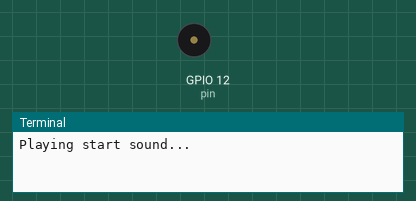
Simulated run of this program. Board: Raspberry Pi (BCM pin numbers). On the bench: buzzer (waves = sounding), the last lines printed to the terminal. Threads take turns every 2 ms.

Above: at 0.5 s.
At 4.15 s:
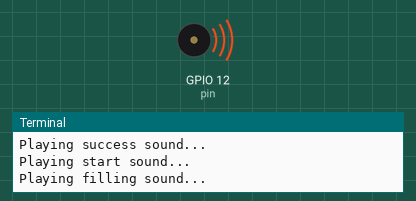
Timing chart, 0 to 7.1 s (numbered marks = the images above):
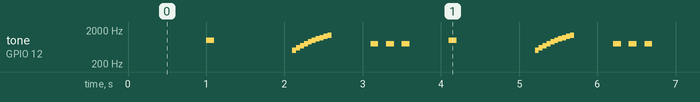

Measured:
- by itself, tone on GPIO 12 (pin): repeats every 3.1 s: silent 1.0 s, 500 Hz 0.05 s, 600 Hz 0.05 s, 700 Hz 0.05 s, 800 Hz 0.05 s, 900 Hz 0.05 s, 1000 Hz 0.05 s, 1100 Hz 0.05 s, 1200 Hz 0.05 s, 1300 Hz 0.05 s, 1400 Hz 0.05 s, silent 0.50 s, 2 × (800 Hz 0.10 s, silent 0.10 s), 800 Hz 0.10 s, silent 0.50 s, 1000 Hz 0.10 s

The program:

buzzer.py
```python
try:
    import RPi.GPIO as GPIO
except ModuleNotFoundError:
    print("Using noop GPIO")
    from mstumb.honey_dispenser.gpio.noop import GPIO
import time
import threading

class PiezoBuzzer:
    def __init__(self, pin):
        self.pin = pin
        GPIO.setmode(GPIO.BCM)
        GPIO.setup(self.pin, GPIO.OUT)
        self.pwm = GPIO.PWM(self.pin, 1000)  # Initialize PWM with 1000 Hz frequency

    def play_sound(self, frequency, duration):
        self.pwm.ChangeFrequency(frequency)
        self.pwm.start(50)  # Start PWM with 50% duty cycle
        time.sleep(duration)
        self.pwm.stop()

    def _play_in_thread(self, sound_method):
        thread = threading.Thread(target=sound_method)
        thread.start()

    def filling_sound(self):
        # Play a success sound (e.g., two short beeps)
        self._play_in_thread(lambda: self.play_sound(1000, 0.1))
        time.sleep(0.1)
        self._play_in_thread(lambda: self.play_sound(1500, 0.1))

    def success_sound(self):
        # Play a start sound (e.g., ascending tone)
        def play_ascending():
            for freq in range(500, 1500, 100):
                self.play_sound(freq, 0.05)
        self._play_in_thread(play_ascending)

    def start_sound(self):
        # Play a filling sound (e.g., intermittent beeps)
        def play_intermittent():
            for _ in range(3):
                self.play_sound(800, 0.1)
                time.sleep(0.1)
        self._play_in_thread(play_intermittent)

    def cleanup(self):
        self.pwm.stop()
        GPIO.cleanup()

# Example usage
if __name__ == "__main__":
    buzzer = PiezoBuzzer(pin=12)  # Use GPIO 18 for the buzzer

    try:
        while True:
            print("Playing start sound...")
            buzzer.start_sound()
            time.sleep(1)

            print("Playing filling sound...")
            buzzer.filling_sound()
            time.sleep(1)

            print("Playing success sound...")
            buzzer.success_sound()
            time.sleep(1)

    finally:
        buzzer.cleanup()
```
